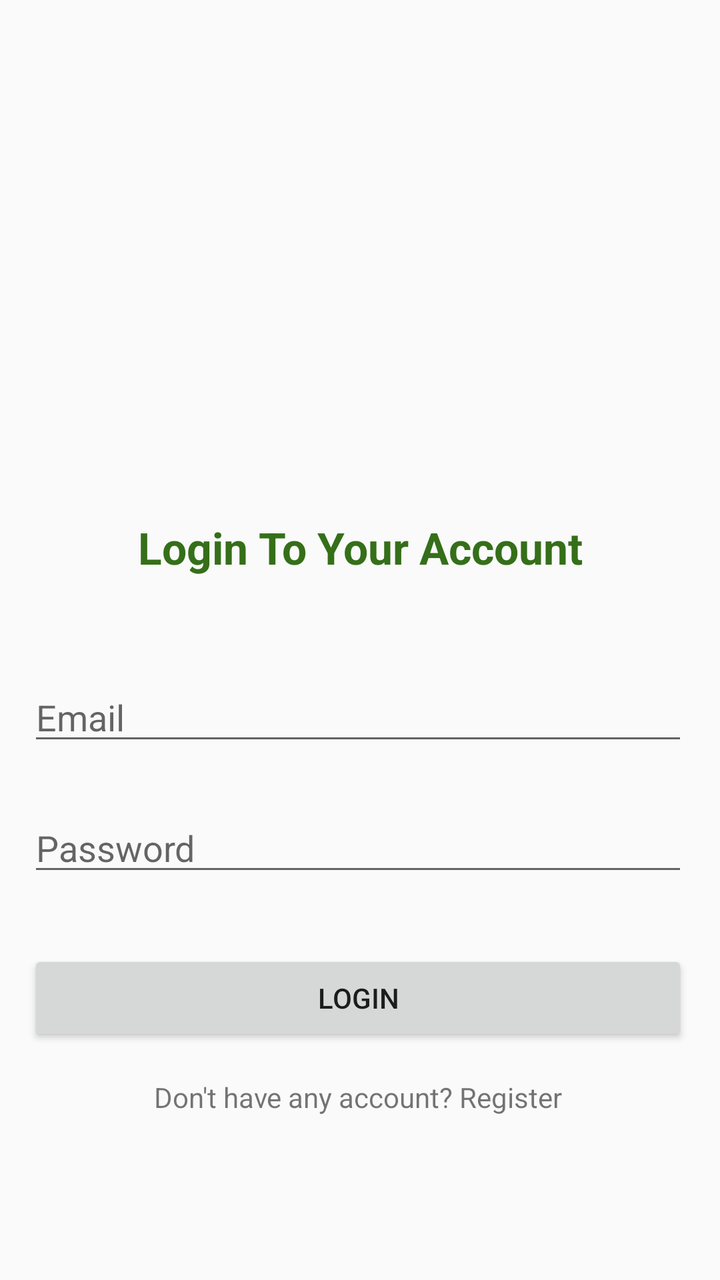
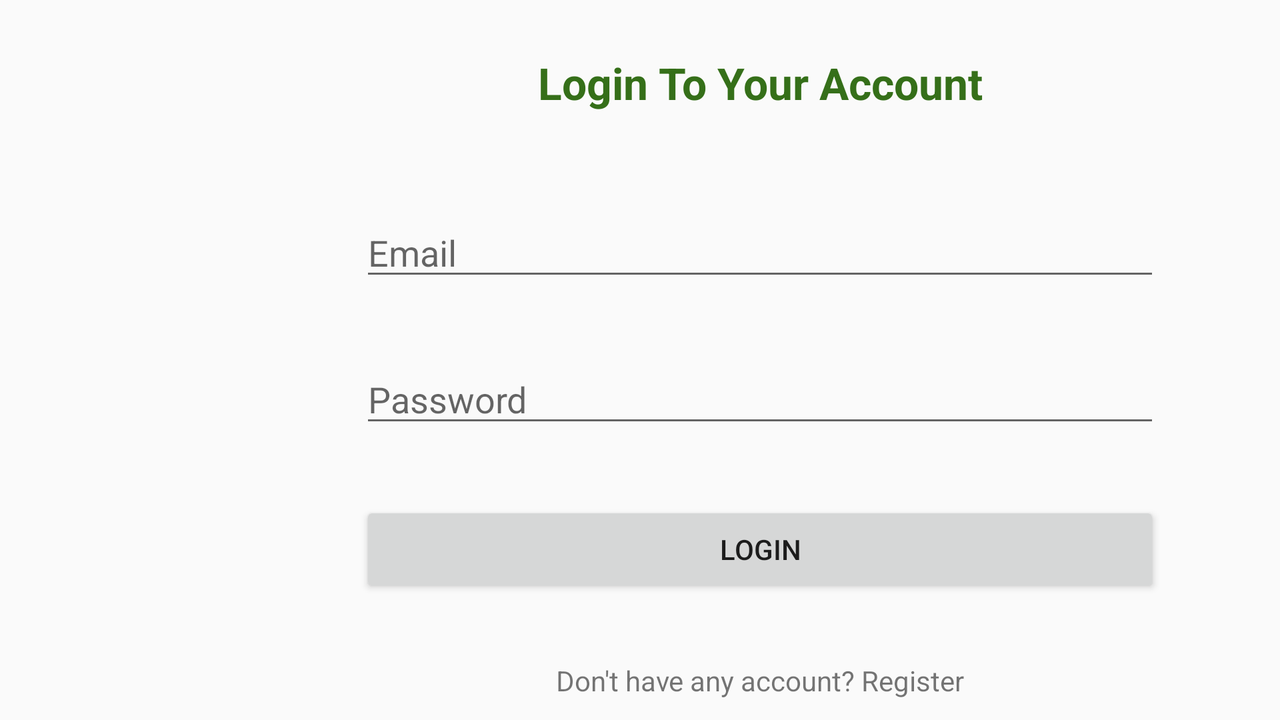

Compare how this app lays out the same screen by default and in its alternative resource folder. The renders come first, then the two layout files and the values they reference.
<!-- AndroidManifest.xml: activity theme AppTheme.NoActionBar -->
<!-- res/layout/activity_login.xml -->
<?xml version="1.0" encoding="utf-8"?>
<android.support.constraint.ConstraintLayout xmlns:android="http://schemas.android.com/apk/res/android"
    xmlns:app="http://schemas.android.com/apk/res-auto"
    xmlns:tools="http://schemas.android.com/tools"
    android:layout_width="match_parent"
    android:layout_height="match_parent"
    android:background="@drawable/bg"
    android:foregroundGravity="center"
    tools:context=".LoginActivity">

    <TextView
        android:id="@+id/textView3"
        android:layout_width="wrap_content"
        android:layout_height="wrap_content"
        android:layout_marginTop="32dp"
        android:layout_marginBottom="16dp"
        android:foregroundGravity="center"
        android:gravity="center"
        android:text="@string/login_str"
        android:textColor="@color/green"
        android:textSize="22sp"
        android:textStyle="bold"
        app:layout_constraintBottom_toTopOf="@+id/editText"
        app:layout_constraintEnd_toEndOf="parent"
        app:layout_constraintHorizontal_bias="0.5"
        app:layout_constraintStart_toStartOf="parent"
        app:layout_constraintTop_toBottomOf="@+id/imageView2" />

    <Button
        android:id="@+id/button"
        android:layout_width="330dp"
        android:layout_height="wrap_content"
        android:layout_marginBottom="16dp"
        android:foregroundGravity="center"
        android:text="@string/login_B"
        app:layout_constraintBottom_toTopOf="@+id/textView2"
        app:layout_constraintEnd_toEndOf="@+id/editText2"
        app:layout_constraintStart_toStartOf="@+id/editText2"
        app:layout_constraintTop_toBottomOf="@+id/editText2" />

    <ImageView
        android:id="@+id/imageView2"
        android:layout_width="124dp"
        android:layout_height="121dp"
        android:layout_marginBottom="32dp"
        android:foregroundGravity="center"
        android:src="@drawable/ic_todo"
        app:layout_constraintBottom_toTopOf="@+id/textView3"
        app:layout_constraintDimensionRatio="300:300"
        app:layout_constraintEnd_toEndOf="@+id/textView3"
        app:layout_constraintHorizontal_bias="0.495"
        app:layout_constraintStart_toStartOf="@+id/textView3"
        app:layout_constraintTop_toTopOf="parent"
        app:layout_constraintVertical_chainStyle="packed" />

    <EditText
        android:id="@+id/editText"
        android:layout_width="330dp"
        android:layout_height="wrap_content"
        android:layout_marginTop="32dp"
        android:layout_marginEnd="40dp"
        android:layout_marginRight="40dp"
        android:layout_marginBottom="24dp"
        android:ems="10"
        android:foregroundGravity="center"
        android:hint="@string/email"
        android:inputType="textPersonName"
        app:layout_constraintBottom_toTopOf="@+id/editText2"
        app:layout_constraintEnd_toEndOf="@+id/textView3"
        app:layout_constraintHorizontal_bias="0.372"
        app:layout_constraintStart_toStartOf="@+id/textView3"
        app:layout_constraintTop_toBottomOf="@+id/textView3" />

    <EditText
        android:id="@+id/editText2"
        android:layout_width="330dp"
        android:layout_height="wrap_content"
        android:layout_marginBottom="32dp"
        android:ems="10"
        android:foregroundGravity="center"
        android:hint="@string/pass"
        android:inputType="textPersonName"
        app:layout_constraintBottom_toTopOf="@+id/button"
        app:layout_constraintEnd_toEndOf="@+id/editText"
        app:layout_constraintStart_toStartOf="@+id/editText"
        app:layout_constraintTop_toBottomOf="@+id/editText" />

    <TextView
        android:id="@+id/textView2"
        android:layout_width="wrap_content"
        android:layout_height="wrap_content"
        android:layout_marginBottom="8dp"
        android:foregroundGravity="center"
        android:text="@string/forget"
        app:layout_constraintBottom_toBottomOf="parent"
        app:layout_constraintEnd_toEndOf="@+id/button"
        app:layout_constraintStart_toStartOf="@+id/button"
        app:layout_constraintTop_toBottomOf="@+id/button" />

</android.support.constraint.ConstraintLayout>
<!-- resources referenced by this layout -->
<resources>
  <color name="green">#356f19</color>
  <string name="email">Email</string>
  <string name="forget">Don\'t have any account\? Register</string>
  <string name="login_B">LOGIN</string>
  <string name="login_str">Login To Your Account</string>
  <string name="pass">Password</string>
  <style name="AppTheme.NoActionBar">
          <item name="windowActionBar">false</item>
          <item name="windowNoTitle">true</item>
      </style>
</resources>
<!-- res/layout-land/activity_login.xml (the repository's variant of the layout above) -->
<!-- drawn on the phone turned sideways -->
<?xml version="1.0" encoding="utf-8"?>
<android.support.constraint.ConstraintLayout xmlns:android="http://schemas.android.com/apk/res/android"
    xmlns:app="http://schemas.android.com/apk/res-auto"
    xmlns:tools="http://schemas.android.com/tools"
    android:layout_width="match_parent"
    android:layout_height="match_parent"
    android:background="@drawable/bg">

    <TextView
        android:id="@+id/textView3"
        android:layout_width="wrap_content"
        android:layout_height="wrap_content"
        android:layout_marginStart="8dp"
        android:layout_marginLeft="8dp"
        android:layout_marginTop="16dp"
        android:layout_marginBottom="32dp"
        android:foregroundGravity="center"
        android:gravity="center"
        android:text="@string/login_str"
        android:textColor="@color/green"
        android:textSize="22sp"
        android:textStyle="bold"
        app:layout_constraintBottom_toTopOf="@+id/editText3"
        app:layout_constraintEnd_toEndOf="parent"
        app:layout_constraintHorizontal_bias="0.637"
        app:layout_constraintStart_toStartOf="parent"
        app:layout_constraintTop_toTopOf="parent"
        app:layout_constraintVertical_chainStyle="packed" />

    <EditText
        android:id="@+id/editText3"
        android:layout_width="400dp"
        android:layout_height="wrap_content"
        android:layout_marginTop="16dp"
        android:layout_marginBottom="32dp"
        android:ems="10"
        android:hint="@string/email"
        android:inputType="textPersonName"
        app:layout_constraintBottom_toTopOf="@+id/editText4"
        app:layout_constraintEnd_toEndOf="@+id/textView3"
        app:layout_constraintStart_toStartOf="@+id/textView3"
        app:layout_constraintTop_toBottomOf="@+id/textView3" />

    <EditText
        android:id="@+id/editText4"
        android:layout_width="400dp"
        android:layout_height="wrap_content"
        android:layout_marginBottom="32dp"
        android:ems="10"
        android:hint="@string/pass"
        android:inputType="textPersonName"
        app:layout_constraintBottom_toTopOf="@+id/button2"
        app:layout_constraintEnd_toEndOf="@+id/editText3"
        app:layout_constraintStart_toStartOf="@+id/editText3"
        app:layout_constraintTop_toBottomOf="@+id/editText3" />

    <Button
        android:id="@+id/button2"
        android:layout_width="400dp"
        android:layout_height="wrap_content"
        android:layout_marginBottom="32dp"
        android:text="@string/login_B"
        app:layout_constraintBottom_toTopOf="@+id/textView2"
        app:layout_constraintEnd_toEndOf="@+id/editText4"
        app:layout_constraintStart_toStartOf="@+id/editText4"
        app:layout_constraintTop_toBottomOf="@+id/editText4" />

    <TextView
        android:id="@+id/textView2"
        android:layout_width="wrap_content"
        android:layout_height="wrap_content"
        android:foregroundGravity="center"
        android:text="@string/forget"
        app:layout_constraintBottom_toBottomOf="parent"
        app:layout_constraintEnd_toEndOf="@+id/button2"
        app:layout_constraintStart_toStartOf="@+id/button2"
        app:layout_constraintTop_toBottomOf="@+id/button2" />

    <ImageView
        android:id="@+id/imageView3"
        android:layout_width="150dp"
        android:layout_height="140dp"
        android:layout_marginEnd="140dp"
        android:layout_marginRight="140dp"
        app:layout_constraintBottom_toBottomOf="@+id/textView3"
        app:layout_constraintEnd_toStartOf="@+id/textView3"
        app:layout_constraintTop_toTopOf="@+id/textView3"
        app:layout_constraintVertical_bias="0.0"
        app:srcCompat="@drawable/ic_todo" />
</android.support.constraint.ConstraintLayout>
